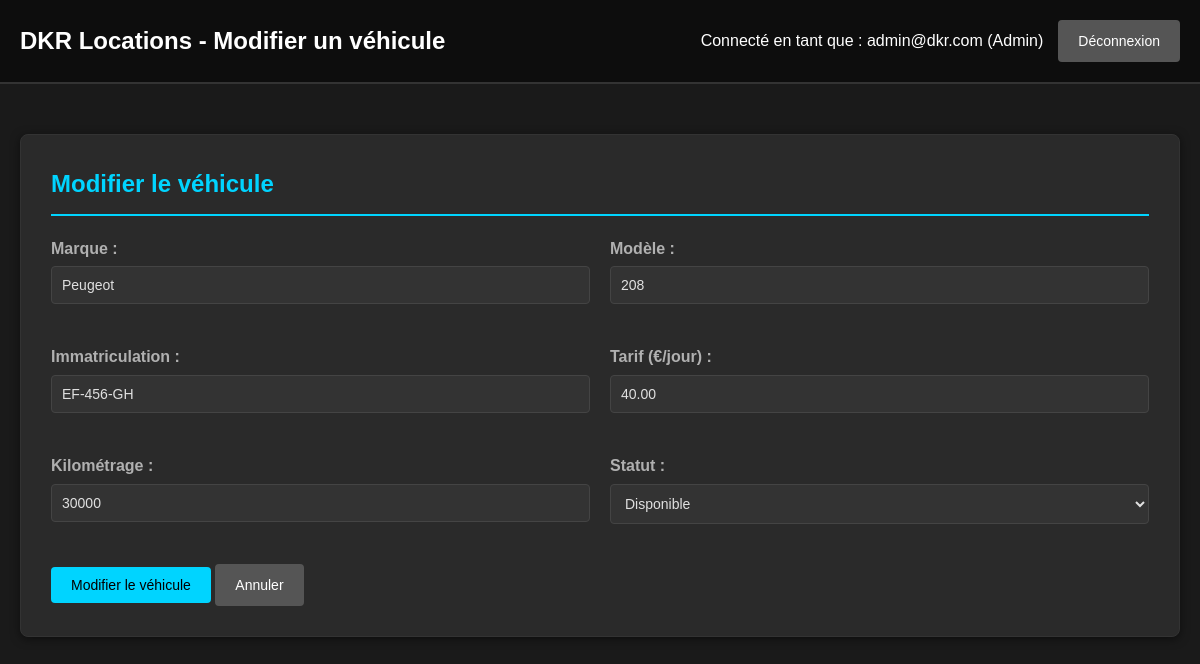
The app's page /index.php?page=vehicle_edit&id=2 (signed in) with its own data.
### tables this page shows
CREATE TABLE vehicles (
    id INT AUTO_INCREMENT PRIMARY KEY,
    marque VARCHAR(100),
    modele VARCHAR(100),
    immatriculation VARCHAR(20),
    tarif DECIMAL(10, 2),
    kilometrage INT,
    statut VARCHAR(50),
    created_at TIMESTAMP DEFAULT CURRENT_TIMESTAMP
);

### controllers/AdminController.php (called while the page is built, shortened)
<?php
require_once __DIR__ . '/../config/config.php';
require_once __DIR__ . '/../models/Vehicle.php';
$vehicle = new Vehicle($pdo);
?>

### models/Vehicle.php (called while the page is built, shortened)
<?php
class Vehicle {
    private $pdo;
    public function __construct($pdo) {
        $this->pdo = $pdo;
    }
    public function getById($id) {
        $stmt = $this->pdo->prepare("SELECT * FROM vehicles WHERE id = ?");
        $stmt->execute([$id]);
        return $stmt->fetch();
    }
}
?>

### views/admin/vehicle_edit.php (the view, shortened to what this page needs)
<!DOCTYPE html>
<html lang="fr">
<head>
    <link rel="stylesheet" href="<?php echo BASE_URL; ?>/assets/css/style.css?v=2">
</head>
<body>
    <div class="header">
        <h1>DKR Locations - Modifier un véhicule</h1>
        <div class="user-info">
            <span>Connecté en tant que : <?php echo htmlspecialchars($_SESSION['user_email']); ?> (Admin)</span>
            <a href="index.php?logout=1" class="btn btn-secondary">Déconnexion</a>
        </div>
    </div>
    <div class="container">
        <?php
        $id = $_GET['id'] ?? 0;
        $vehicleToEdit = $vehicle->getById($id);
        if (!$vehicleToEdit):
        ?>
            <div class="alert alert-error">Véhicule non trouvé</div>
            <a href="index.php?page=vehicles_list" class="btn btn-secondary">Retour à la liste</a>
        <?php else: ?>
            <div class="card">
                <h2>Modifier le véhicule</h2>
                <form method="POST" action="">
                    <div class="form-row">
                        <div class="form-group">
                            <label for="marque">Marque :</label>
                            <input type="text" id="marque" name="marque" value="<?php echo htmlspecialchars($vehicleToEdit['marque']); ?>" required>
                        </div>
                        <div class="form-group">
                            <label for="modele">Modèle :</label>
                            <input type="text" id="modele" name="modele" value="<?php echo htmlspecialchars($vehicleToEdit['modele']); ?>" required>
                        </div>
                    </div>
                    <div class="form-row">
                        <div class="form-group">
                            <label for="immatriculation">Immatriculation :</label>
                            <input type="text" id="immatriculation" name="immatriculation" value="<?php echo htmlspecialchars($vehicleToEdit['immatriculation']); ?>" required>
                        </div>
                        <div class="form-group">
                            <label for="tarif">Tarif (€/jour) :</label>
                            <input type="number" id="tarif" name="tarif" step="0.01" value="<?php echo $vehicleToEdit['tarif']; ?>" required>
                        </div>
                    </div>
                    <div class="form-row">
                        <div class="form-group">
                            <label for="kilometrage">Kilométrage :</label>
                            <input type="number" id="kilometrage" name="kilometrage" value="<?php echo $vehicleToEdit['kilometrage']; ?>" required>
                        </div>
                        <div class="form-group">
                            <label for="statut">Statut :</label>
                            <select id="statut" name="statut" required>
                                <option value="disponible" <?php echo $vehicleToEdit['statut'] === 'disponible' ? 'selected' : ''; ?>>Disponible</option>
                            </select>
                        </div>
                    </div>
                    <div style="margin-top: 20px;">
                        <button type="submit" name="update_vehicle" class="btn btn-primary">Modifier le véhicule</button>
                        <a href="index.php?page=vehicles_list" class="btn btn-secondary">Annuler</a>
                    </div>
                </form>
            </div>
        <?php endif; ?>
    </div>
</body>
</html>

### assets/css/style.css (style rules this page uses)
* { margin: 0; padding: 0; box-sizing: border-box; }
body { font-family: Arial, sans-serif; background-color: #1a1a1a; color: #e0e0e0; line-height: 1.6; }
.container { max-width: 1200px; margin: 0 auto; padding: 20px; }
.header { background-color: #0d0d0d; color: white; padding: 20px; display: flex; justify-content: space-between; align-items: center; margin-bottom: 30px; border-bottom: 2px solid #333; }
.header h1 { font-size: 24px; }
.user-info { display: flex; align-items: center; gap: 15px; }
.card { background: #2a2a2a; padding: 30px; border-radius: 8px; box-shadow: 0 2px 10px rgba(0,0,0,0.5); margin-bottom: 30px; border: 1px solid #333; }
.card h2 { color: #00d4ff; margin-bottom: 20px; border-bottom: 2px solid #00d4ff; padding-bottom: 10px; }
.form-group { margin-bottom: 20px; }
.form-row { display: grid; grid-template-columns: 1fr 1fr; gap: 20px; margin-bottom: 20px; }
.form-group label { display: block; margin-bottom: 5px; color: #b0b0b0; font-weight: bold; }
.form-group input, .form-group select { width: 100%; padding: 10px; border: 1px solid #444; border-radius: 4px; font-size: 14px; background-color: #333; color: #e0e0e0; }
.btn { padding: 10px 20px; border: none; border-radius: 4px; cursor: pointer; font-size: 14px; text-decoration: none; display: inline-block; transition: background-color 0.3s; }
.btn-primary { background-color: #00d4ff; color: #000; }
.btn-secondary { background-color: #555; color: white; }

### records on screen
vehicles: marque "Peugeot", modele "208", immatriculation "EF-456-GH", tarif "40.00", kilometrage "30000", statut "Disponible"

### other values on screen
$_SESSION['user_email'] "admin@dkr.com"
